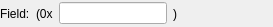
<?xml version="1.0" encoding="UTF-8"?>
<ui version="4.0">
 <class>UnknownValueFieldWidget</class>
 <widget class="QWidget" name="UnknownValueFieldWidget">
  <property name="geometry">
   <rect>
    <x>0</x>
    <y>0</y>
    <width>273</width>
    <height>27</height>
   </rect>
  </property>
  <property name="windowTitle">
   <string>Unknown Value Field</string>
  </property>
  <layout class="QHBoxLayout" name="horizontalLayout">
   <property name="leftMargin">
    <number>0</number>
   </property>
   <property name="topMargin">
    <number>0</number>
   </property>
   <property name="rightMargin">
    <number>0</number>
   </property>
   <property name="bottomMargin">
    <number>0</number>
   </property>
   <item>
    <widget class="QLabel" name="m_nameLabel">
     <property name="text">
      <string>Field:</string>
     </property>
    </widget>
   </item>
   <item>
    <widget class="QLabel" name="m_serFrontLabel">
     <property name="text">
      <string>(0x</string>
     </property>
    </widget>
   </item>
   <item>
    <widget class="QLineEdit" name="m_serValueLineEdit"/>
   </item>
   <item>
    <widget class="QLabel" name="m_serBackLabel">
     <property name="text">
      <string>)</string>
     </property>
    </widget>
   </item>
   <item>
    <spacer name="horizontalSpacer_2">
     <property name="orientation">
      <enum>Qt::Horizontal</enum>
     </property>
     <property name="sizeHint" stdset="0">
      <size>
       <width>40</width>
       <height>20</height>
      </size>
     </property>
    </spacer>
   </item>
  </layout>
 </widget>
 <resources/>
 <connections/>
</ui>
